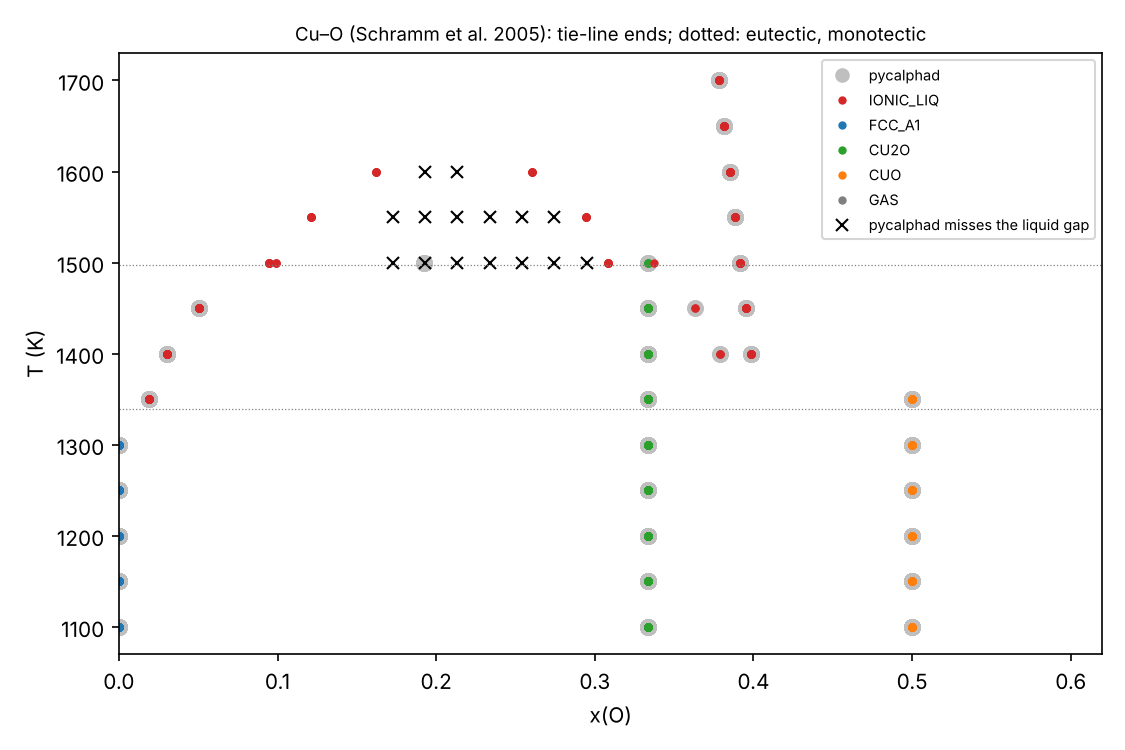

Recreate this plot in Python.
"""Cu–O with the two-sublattice ionic liquid (issue #6).

Schramm, Behr, Löser and Wetzig describe liquid Cu–O with one ionic liquid,
(Cu⁺, Cu²⁺, Cu³⁺)_P (O²⁻, Va)_Q. Metallic copper is Cu⁺:Va, and the oxide melt is
Cu⁺:O²⁻ (with Cu²⁺ and Cu³⁺ toward CuO). The site ratios follow from charge
neutrality, Q = Σ q_C y_C and P = 2 y_O + Q y_Va, so one phase spans the metal
and the oxide melt, with a miscibility gap between them. The other phases are
FCC Cu (with dissolved O), the line compounds Cu₂O and CuO, and O₂ gas at 1 atm.

This script

1. maps the diagram (1100–1700 K, x(O) ≤ 0.6) with local pricing;
2. maps it with pycalphad, on the same database, and compares both maps point
   by point. Where they differ, it compares G: both codes give the same G for
   every phase, so the lower state is the better minimum of the same model;
3. finds the eutectic (L ↔ FCC + Cu₂O) by bisection, and the monotectic
   (L₂ ↔ L₁ + Cu₂O, the oxide-rich liquid decomposing on cooling) as the
   temperature where Cu₂O touches the common tangent of the two liquids. That
   tangency is smooth in T, so it does not depend on local pricing finding the
   second liquid near the invariant;
4. plots the diagram, marking the points where pycalphad misses the liquid
   miscibility gap.

Reference: L. Schramm, G. Behr, W. Löser and K. Wetzig, *Thermodynamic
reassessment of the Cu–O phase diagram*, J. Phase Equilib. Diffus. 26 (2005)
605–612 (TDB file by K. Hashimoto and T. Abe, NIMS, 2008). Ionic liquid model:
B. Sundman, *Modification of the two-sublattice model for liquids*, Calphad 15
(1991) 109–119.

Run with ``uv run python examples/cuo_ionic.py`` (about 5 minutes). It writes
examples/cuo_ionic.png.
"""

import time
from pathlib import Path

import matplotlib.pyplot as plt
import numpy as np

from discopt.calphad import ThermoDatabase, equilibrium
from discopt.calphad.equilibrium.certificate import CertificateLevel
from discopt.calphad.equilibrium.common import R_GAS

HERE = Path(__file__).parent
EL = ("CU", "O")
TEMPS = np.arange(1100.0, 1701.0, 50.0)
XO = np.linspace(0.01, 0.6, 30)


def tdb_path():
    import pycalphad

    return Path(pycalphad.__file__).parent / "tests" / "databases" / "cuo.tdb"


db = ThermoDatabase.from_tdb(tdb_path())
models = db.phase_models(EL)
phases = list(models.values())
print("phases:", sorted(models))


def ours(xo, T):
    r = equilibrium(phases, x=1 - float(xo), T=float(T), certify="none")
    if r.certificate.level < CertificateLevel.STABILITY_SEARCHED:
        return None, None
    sets = sorted((cs.phase.name, round(float(cs.x[1]), 4)) for cs in r.composition_sets if cs.amount > 1e-8)
    return sets, r.G * R_GAS * T


def pycalphad_map():
    from pycalphad import Database
    from pycalphad import equilibrium as peq
    from pycalphad import variables as v

    pdb = Database(str(tdb_path()))
    out = {}
    for T in TEMPS:
        eq = peq(pdb, [*EL, "VA"], sorted(models), {v.X("O"): XO, v.T: float(T), v.P: 101325, v.N: 1})
        ph, xs, gm = eq.Phase.values.squeeze(), eq.X.values.squeeze(), eq.GM.values.squeeze()
        for i, xo in enumerate(XO):
            sets = sorted((str(n), round(float(xs[i][k][1]), 4)) for k, n in enumerate(ph[i]) if n)
            out[(float(T), float(xo))] = (sets, float(gm[i]))
    return out


t = time.time()
mine, failed = {}, 0
for T in TEMPS:
    for xo in XO:
        sets, g = ours(xo, T)
        if sets is None:
            failed += 1
            continue
        mine[(float(T), float(xo))] = (sets, g)
print(f"discopt-calphad: {time.time() - t:.0f} s, {failed} of {len(TEMPS) * len(XO)} points failed")
t = time.time()
ref = pycalphad_map()
print(f"pycalphad: {time.time() - t:.0f} s")

same = differ_lower = differ_higher = py_failed = 0
gap_missed = []
for key, (sets, g) in mine.items():
    rsets, rg = ref[key]
    if not rsets or not np.isfinite(rg):
        py_failed += 1  # pycalphad returned no phases (NaN) at this point
        continue
    names, rnames = [n for n, _ in sets], [n for n, _ in rsets]
    if names == rnames and np.allclose([x for _, x in sets], [x for _, x in rsets], atol=2e-3):
        same += 1
        continue
    # pycalphad's GM is per mole of atoms with R = 8.3145; the difference matters at 1e-5 RT only
    if g < rg - 1.0:
        differ_lower += 1
        if names.count("IONIC_LIQ") == 2:
            gap_missed.append(key)
        print(f"  {key[0]:6.0f} K x(O)={key[1]:.3f}: ours {sets} is {rg - g:.1f} J/mol below pycalphad's {rsets}")
    else:
        differ_higher += 1
        print(f"  {key[0]:6.0f} K x(O)={key[1]:.3f}: ours {sets} vs pycalphad {rsets}, ΔG = {g - rg:+.2f} J/mol")
print(
    f"\nsame state at {same} points; lower G than pycalphad at {differ_lower}; not lower at {differ_higher}; "
    f"pycalphad found no state at {py_failed}"
)
print(f"pycalphad misses the liquid miscibility gap at {len(gap_missed)} points")


def bisect(xo, test, lo, hi, tol=0.05):
    """The temperature in [lo, hi] where test(assemblage) turns True, by bisection."""
    while hi - lo > tol:
        mid = 0.5 * (lo + hi)
        sets, _ = ours(xo, mid)
        if sets is None:  # a failed point: nudge it and try once more
            sets, _ = ours(xo, mid + 0.01 * tol)
        if sets is None:
            raise RuntimeError(f"equilibrium failed at x(O) = {xo}, T = {mid}")
        if test([n for n, _ in sets]):
            hi = mid
        else:
            lo = mid
    return 0.5 * (lo + hi)


t_eut = bisect(0.005, lambda n: "IONIC_LIQ" in n, 1300.0, 1400.0)


def cu2o_above_liquid_gap(T):
    """Ψ of Cu2O at the μ of the two-liquid tie line (the liquid alone, at x(O) = 0.2)."""
    from discopt.calphad.ops import NUM

    r = equilibrium([models["IONIC_LIQ"]], x=0.8, T=float(T), certify="none")
    cu2o = models["CU2O"]
    return float(cu2o.gibbs([], NUM, T)) - float(r.mu @ np.array(cu2o.amounts([]))), r


from scipy.optimize import brentq  # noqa: E402

t_mono = brentq(lambda T: cu2o_above_liquid_gap(T)[0], 1400.0, 1550.0, xtol=0.01)
liquids = sorted(float(cs.x[1]) for cs in cu2o_above_liquid_gap(t_mono)[1].composition_sets)
print(f"\neutectic L -> FCC + Cu2O: {t_eut:.1f} K ({t_eut - 273.15:.1f} °C)")
print(
    f"monotectic L2 -> L1 + Cu2O: {t_mono:.1f} K ({t_mono - 273.15:.1f} °C), "
    f"L1 at x(O) = {liquids[0]:.3f}, L2 at {liquids[1]:.3f}"
)

# ------------------------------------------------------------------ figure
fig, ax = plt.subplots(figsize=(7.5, 5))
colors = {"IONIC_LIQ": "C3", "FCC_A1": "C0", "CU2O": "C2", "CUO": "C1", "GAS": "C7"}
for (T, _), (sets, _) in ref.items():
    if len(sets) == 2:
        for n, x in sets:
            ax.plot([x], [T], "o", color="0.75", ms=7)
for (T, _), (sets, _) in mine.items():
    if len(sets) == 2:
        for n, x in sets:
            ax.plot([x], [T], "o", color=colors.get(n, "k"), ms=3)
for T, xo in gap_missed:
    ax.plot([xo], [T], "x", color="k", ms=6)
ax.axhline(t_eut, color="0.5", lw=0.6, ls=":")
ax.axhline(t_mono, color="0.5", lw=0.6, ls=":")
ax.plot([], [], "o", color="0.75", label="pycalphad")
for n, c in colors.items():
    ax.plot([], [], "o", color=c, ms=3, label=n)
ax.plot([], [], "x", color="k", label="pycalphad misses the liquid gap")
ax.set_xlabel("x(O)")
ax.set_ylabel("T (K)")
ax.set_xlim(0, 0.62)
ax.set_title("Cu–O (Schramm et al. 2005): tie-line ends; dotted: eutectic, monotectic", fontsize=9)
ax.legend(fontsize=7, loc="upper right")
fig.tight_layout()
fig.savefig(HERE / "cuo_ionic.png", dpi=150)
print("wrote", HERE / "cuo_ionic.png")
